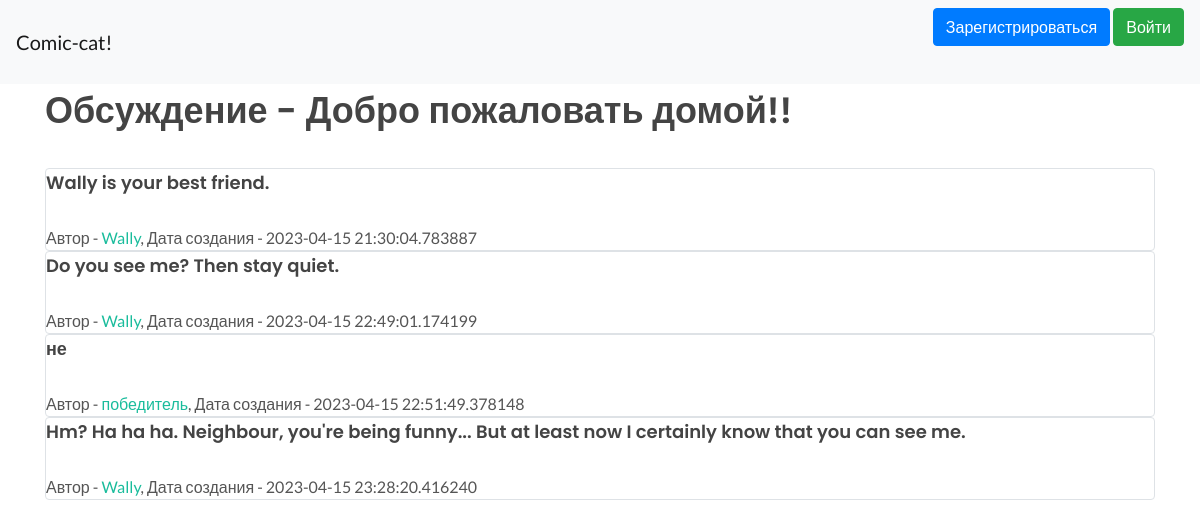
The app's page /discussions/4, older data.
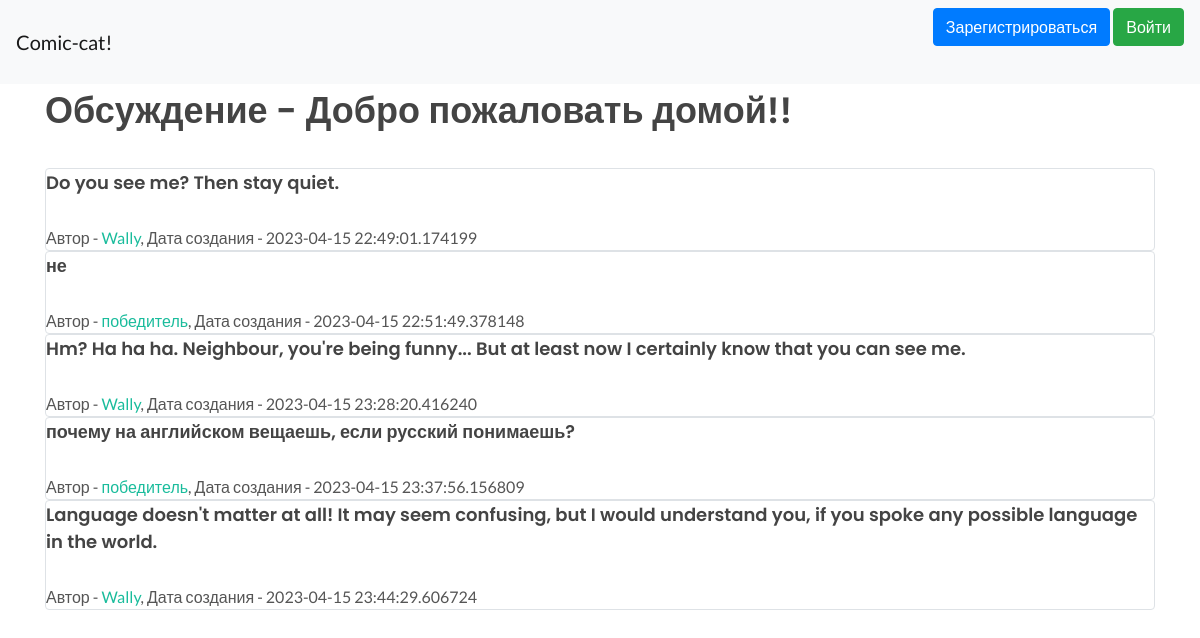
The same page, newer data.
### data/discussions.py (models this page shows)
class Discussions(SqlAlchemyBase, SerializerMixin):
    __tablename__ = 'discussions'
    id = sqlalchemy.Column(sqlalchemy.Integer,
                           primary_key=True, autoincrement=True)
    title = sqlalchemy.Column(sqlalchemy.String, nullable=True)
    content = sqlalchemy.Column(sqlalchemy.String, nullable=True)
    created_date = sqlalchemy.Column(sqlalchemy.DateTime,
                                     default=datetime.datetime.now)
    is_published = sqlalchemy.Column(sqlalchemy.Boolean, default=True)
    user_id = sqlalchemy.Column(sqlalchemy.Integer,
                                sqlalchemy.ForeignKey("users.id"))
    user = orm.relationship('User')
    categories = orm.relationship("Category",
                                  secondary="association",
                                  backref="discussions")
    posts = orm.relationship("Posts", back_populates='discussion')

### data/posts.py (models this page shows)
class Posts(SqlAlchemyBase, SerializerMixin):
    __tablename__ = 'posts'
    id = sqlalchemy.Column(sqlalchemy.Integer,
                           primary_key=True, autoincrement=True)
    content = sqlalchemy.Column(sqlalchemy.String, nullable=True)
    created_date = sqlalchemy.Column(sqlalchemy.DateTime,
                                     default=datetime.datetime.now)
    user_id = sqlalchemy.Column(sqlalchemy.Integer,
                                sqlalchemy.ForeignKey("users.id"))
    user = orm.relationship('User')
    discussion_id = sqlalchemy.Column(sqlalchemy.Integer,
                                      sqlalchemy.ForeignKey("discussions.id"))
    discussion = orm.relationship('Discussions')

### data/users.py (models this page shows, shortened)
class User(SqlAlchemyBase, UserMixin, SerializerMixin):
    __tablename__ = 'users'
    id = sqlalchemy.Column(sqlalchemy.Integer,
                           primary_key=True, autoincrement=True)
    name = sqlalchemy.Column(sqlalchemy.String, nullable=True)
    about = sqlalchemy.Column(sqlalchemy.String, nullable=True)
    email = sqlalchemy.Column(sqlalchemy.String,
                              index=True, unique=True, nullable=True)
    hashed_password = sqlalchemy.Column(sqlalchemy.String, nullable=True)
    created_date = sqlalchemy.Column(sqlalchemy.DateTime,
                                     default=datetime.datetime.now)
    favorites = categories = orm.relationship("Comics",
                                              secondary="assoc_favs",
                                              backref="users")
    comics = orm.relationship("Comics", back_populates='user')
    discussions = orm.relationship("Discussions", back_populates='user')
    posts = orm.relationship("Posts", back_populates='user')
    reviews = orm.relationship("Reviews", back_populates='user')

### main.py (the view, shortened to what this page needs)
@app.route('/discussions/<int:id>', methods=['GET', 'POST'])
def discussion(id):
    db_sess = db_session.create_session()
    disc = db_sess.query(Discussions).filter(Discussions.id == id)[0]
    posts = db_sess.query(Posts).filter(Posts.discussion_id == id)
    leng = len([i for i in posts])
    return render_template("discussion.html", posts=posts, disc=disc, leng=leng)

### data/db_session.py (called while the page is built)
def create_session() -> Session:
    global __factory
    return __factory()

### templates/discussion.html (shortened to what this page needs)
{% extends "base.html" %}
{% block content %}
<h1>Обсуждение - {{disc.title}}</h1>
{% if leng > 0 %}
    {% for item in posts%}
    <div class="col-md6 border rounded">
        <h4>{{item.content}}</h4>
        <div>
            Автор - <a href="/users/{{ item.user.id }}"> {{item.user.name}}</a>, Дата создания - {{item.created_date}}
        </div>
    </div>
    {% endfor %}
{% else %}
    <div>
        <h3>В этом обсуждении пока нет постов</h3>
    </div>
{% endif %}
{% endblock %}

### templates/base.html (shortened to what this page needs)
<!doctype html>
<html lang="en">
<head>
	<link rel="stylesheet" href="{{ url_for('static', filename='css/bootstrap.css') }}" type="text/css" />
	<link rel="stylesheet" href="{{ url_for('static', filename='css/style.css') }}" type="text/css" />
	<link rel="stylesheet" href="{{ url_for('static', filename='css/dark.css') }}" type="text/css" />
	<link rel="stylesheet" href="{{ url_for('static', filename='css/font-icons.css') }}" type="text/css" />
	<link rel="stylesheet" href="{{ url_for('static', filename='css/animate.css') }}" type="text/css" />
	<link rel="stylesheet" href="{{ url_for('static', filename='css/magnific-popup.css') }}" type="text/css" />
	<link rel="stylesheet" href="{{ url_for('static', filename='css/custom.css') }}" type="text/css" />
</head>
<body>
<header>
    <nav class="navbar navbar-light bg-light">
        <a class="navbar-brand" href="/">Comic-cat!</a>
        {% if current_user.is_authenticated %}
            <a class="navbar-brand" href="/logout">{{ current_user.name }}</a>
        {% else %}
            <p>
                <a class="btn btn-primary " href="/register">Зарегистрироваться</a>
                <a class="btn btn-success" href="/login">Войти</a>
            </p>
        {% endif %}
    </nav>
</header>
<main role="main" class="container">
    {% block content %}{% endblock %}
</main>
</body>
</html>

Row changes from the older to the newer data that the page shows:
removed Posts: content "Wally is your best friend.", user.name "Wally", created_date "2023-04-15 21:30:04.783887"
added Posts: content "почему на английском вещаешь, если русский понимаешь?", user.name "победитель", created_date "2023-04-15 23:37:56.156809"
added Posts: content "Language doesn't matter at all! It may seem confusing, but I would understand you, if you spoke any possible language in the world.", user.name "Wally", created_date "2023-04-15 23:44:29.606724"
